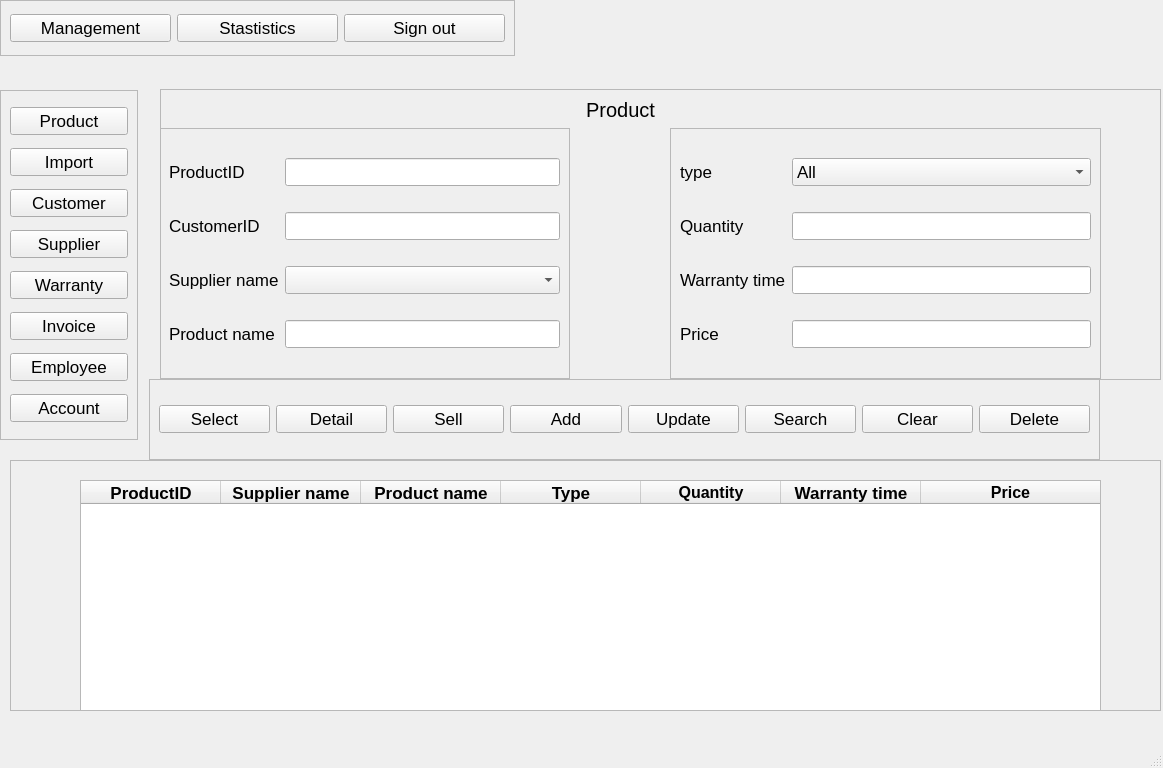
<?xml version="1.0" encoding="UTF-8"?>
<ui version="4.0">
 <class>ProductAdmin</class>
 <widget class="QMainWindow" name="ProductAdmin">
  <property name="geometry">
   <rect>
    <x>0</x>
    <y>0</y>
    <width>1163</width>
    <height>768</height>
   </rect>
  </property>
  <property name="font">
   <font>
    <pointsize>13</pointsize>
   </font>
  </property>
  <property name="windowTitle">
   <string>MainWindow</string>
  </property>
  <widget class="QWidget" name="centralwidget">
   <widget class="QFrame" name="frame">
    <property name="geometry">
     <rect>
      <x>10</x>
      <y>460</y>
      <width>1151</width>
      <height>251</height>
     </rect>
    </property>
    <property name="frameShape">
     <enum>QFrame::StyledPanel</enum>
    </property>
    <property name="frameShadow">
     <enum>QFrame::Raised</enum>
    </property>
    <widget class="QTableWidget" name="table">
     <property name="geometry">
      <rect>
       <x>70</x>
       <y>20</y>
       <width>1021</width>
       <height>231</height>
      </rect>
     </property>
     <property name="focusPolicy">
      <enum>Qt::NoFocus</enum>
     </property>
     <property name="showGrid">
      <bool>false</bool>
     </property>
     <attribute name="horizontalHeaderMinimumSectionSize">
      <number>50</number>
     </attribute>
     <attribute name="horizontalHeaderDefaultSectionSize">
      <number>140</number>
     </attribute>
     <attribute name="horizontalHeaderStretchLastSection">
      <bool>true</bool>
     </attribute>
     <attribute name="verticalHeaderVisible">
      <bool>false</bool>
     </attribute>
     <attribute name="verticalHeaderDefaultSectionSize">
      <number>35</number>
     </attribute>
     <column>
      <property name="text">
       <string>ProductID</string>
      </property>
      <property name="font">
       <font>
        <weight>75</weight>
        <bold>true</bold>
       </font>
      </property>
      <property name="textAlignment">
       <set>AlignCenter</set>
      </property>
     </column>
     <column>
      <property name="text">
       <string>Supplier name</string>
      </property>
      <property name="font">
       <font>
        <weight>75</weight>
        <bold>true</bold>
       </font>
      </property>
      <property name="textAlignment">
       <set>AlignCenter</set>
      </property>
     </column>
     <column>
      <property name="text">
       <string>Product name</string>
      </property>
      <property name="font">
       <font>
        <weight>75</weight>
        <bold>true</bold>
       </font>
      </property>
      <property name="textAlignment">
       <set>AlignCenter</set>
      </property>
     </column>
     <column>
      <property name="text">
       <string>Type</string>
      </property>
      <property name="font">
       <font>
        <weight>75</weight>
        <bold>true</bold>
       </font>
      </property>
      <property name="textAlignment">
       <set>AlignCenter</set>
      </property>
     </column>
     <column>
      <property name="text">
       <string>Quantity</string>
      </property>
      <property name="font">
       <font>
        <pointsize>12</pointsize>
        <weight>75</weight>
        <bold>true</bold>
       </font>
      </property>
      <property name="textAlignment">
       <set>AlignCenter</set>
      </property>
     </column>
     <column>
      <property name="text">
       <string>Warranty time</string>
      </property>
      <property name="font">
       <font>
        <weight>75</weight>
        <bold>true</bold>
       </font>
      </property>
      <property name="textAlignment">
       <set>AlignCenter</set>
      </property>
     </column>
     <column>
      <property name="text">
       <string>Price</string>
      </property>
      <property name="font">
       <font>
        <pointsize>12</pointsize>
        <weight>75</weight>
        <bold>true</bold>
       </font>
      </property>
      <property name="textAlignment">
       <set>AlignCenter</set>
      </property>
     </column>
    </widget>
   </widget>
   <widget class="QFrame" name="frame_2">
    <property name="geometry">
     <rect>
      <x>160</x>
      <y>89</y>
      <width>1001</width>
      <height>291</height>
     </rect>
    </property>
    <property name="frameShape">
     <enum>QFrame::StyledPanel</enum>
    </property>
    <property name="frameShadow">
     <enum>QFrame::Raised</enum>
    </property>
    <widget class="QLabel" name="label">
     <property name="geometry">
      <rect>
       <x>410</x>
       <y>0</y>
       <width>101</width>
       <height>41</height>
      </rect>
     </property>
     <property name="font">
      <font>
       <pointsize>15</pointsize>
      </font>
     </property>
     <property name="text">
      <string>Product</string>
     </property>
     <property name="alignment">
      <set>Qt::AlignCenter</set>
     </property>
    </widget>
    <widget class="QFrame" name="frame_6">
     <property name="geometry">
      <rect>
       <x>-1</x>
       <y>39</y>
       <width>411</width>
       <height>251</height>
      </rect>
     </property>
     <property name="frameShape">
      <enum>QFrame::StyledPanel</enum>
     </property>
     <property name="frameShadow">
      <enum>QFrame::Raised</enum>
     </property>
     <layout class="QGridLayout" name="gridLayout">
      <item row="2" column="0">
       <widget class="QLabel" name="label_8">
        <property name="text">
         <string>Supplier name</string>
        </property>
       </widget>
      </item>
      <item row="2" column="1">
       <widget class="QComboBox" name="supplierName"/>
      </item>
      <item row="3" column="0">
       <widget class="QLabel" name="label_3">
        <property name="text">
         <string>Product name</string>
        </property>
       </widget>
      </item>
      <item row="0" column="0">
       <widget class="QLabel" name="label_2">
        <property name="text">
         <string>ProductID</string>
        </property>
       </widget>
      </item>
      <item row="3" column="1">
       <widget class="QLineEdit" name="productName"/>
      </item>
      <item row="0" column="1">
       <widget class="QLineEdit" name="productID"/>
      </item>
      <item row="1" column="0">
       <widget class="QLabel" name="label_9">
        <property name="text">
         <string>CustomerID</string>
        </property>
       </widget>
      </item>
      <item row="1" column="1">
       <widget class="QLineEdit" name="customerID"/>
      </item>
     </layout>
    </widget>
    <widget class="QFrame" name="frame_7">
     <property name="geometry">
      <rect>
       <x>510</x>
       <y>39</y>
       <width>431</width>
       <height>251</height>
      </rect>
     </property>
     <property name="frameShape">
      <enum>QFrame::StyledPanel</enum>
     </property>
     <property name="frameShadow">
      <enum>QFrame::Raised</enum>
     </property>
     <layout class="QGridLayout" name="gridLayout_2">
      <item row="1" column="0">
       <widget class="QLabel" name="label_5">
        <property name="text">
         <string>Quantity</string>
        </property>
       </widget>
      </item>
      <item row="2" column="0">
       <widget class="QLabel" name="label_4">
        <property name="text">
         <string>Warranty time</string>
        </property>
       </widget>
      </item>
      <item row="1" column="2">
       <widget class="QLineEdit" name="quantity"/>
      </item>
      <item row="3" column="0">
       <widget class="QLabel" name="label_7">
        <property name="text">
         <string>Price</string>
        </property>
       </widget>
      </item>
      <item row="2" column="2">
       <widget class="QLineEdit" name="warrantyTime"/>
      </item>
      <item row="3" column="2">
       <widget class="QLineEdit" name="price"/>
      </item>
      <item row="0" column="0">
       <widget class="QLabel" name="label_6">
        <property name="text">
         <string>type</string>
        </property>
       </widget>
      </item>
      <item row="0" column="2">
       <widget class="QComboBox" name="type">
        <item>
         <property name="text">
          <string>All</string>
         </property>
        </item>
        <item>
         <property name="text">
          <string>Laptop</string>
         </property>
        </item>
        <item>
         <property name="text">
          <string>RAM</string>
         </property>
        </item>
        <item>
         <property name="text">
          <string>ROM</string>
         </property>
        </item>
        <item>
         <property name="text">
          <string>CPU</string>
         </property>
        </item>
        <item>
         <property name="text">
          <string>VGA</string>
         </property>
        </item>
        <item>
         <property name="text">
          <string>Keyboard</string>
         </property>
        </item>
        <item>
         <property name="text">
          <string>Screen</string>
         </property>
        </item>
       </widget>
      </item>
     </layout>
    </widget>
   </widget>
   <widget class="QFrame" name="frame_3">
    <property name="geometry">
     <rect>
      <x>0</x>
      <y>0</y>
      <width>515</width>
      <height>56</height>
     </rect>
    </property>
    <property name="layoutDirection">
     <enum>Qt::LeftToRight</enum>
    </property>
    <property name="frameShape">
     <enum>QFrame::StyledPanel</enum>
    </property>
    <property name="frameShadow">
     <enum>QFrame::Raised</enum>
    </property>
    <layout class="QHBoxLayout" name="horizontalLayout">
     <item>
      <widget class="QPushButton" name="management">
       <property name="text">
        <string>Management</string>
       </property>
      </widget>
     </item>
     <item>
      <widget class="QPushButton" name="statistic">
       <property name="text">
        <string>Stastistics</string>
       </property>
      </widget>
     </item>
     <item>
      <widget class="QPushButton" name="signOut">
       <property name="text">
        <string>Sign out</string>
       </property>
      </widget>
     </item>
    </layout>
   </widget>
   <widget class="QFrame" name="frame_4">
    <property name="geometry">
     <rect>
      <x>149</x>
      <y>379</y>
      <width>951</width>
      <height>81</height>
     </rect>
    </property>
    <property name="frameShape">
     <enum>QFrame::StyledPanel</enum>
    </property>
    <property name="frameShadow">
     <enum>QFrame::Raised</enum>
    </property>
    <layout class="QHBoxLayout" name="horizontalLayout_2">
     <item>
      <widget class="QPushButton" name="select">
       <property name="text">
        <string>Select</string>
       </property>
      </widget>
     </item>
     <item>
      <widget class="QPushButton" name="detail">
       <property name="text">
        <string>Detail</string>
       </property>
      </widget>
     </item>
     <item>
      <widget class="QPushButton" name="sell">
       <property name="text">
        <string>Sell</string>
       </property>
      </widget>
     </item>
     <item>
      <widget class="QPushButton" name="add">
       <property name="text">
        <string>Add</string>
       </property>
      </widget>
     </item>
     <item>
      <widget class="QPushButton" name="update">
       <property name="text">
        <string>Update</string>
       </property>
      </widget>
     </item>
     <item>
      <widget class="QPushButton" name="search">
       <property name="text">
        <string>Search</string>
       </property>
      </widget>
     </item>
     <item>
      <widget class="QPushButton" name="clear">
       <property name="text">
        <string>Clear</string>
       </property>
      </widget>
     </item>
     <item>
      <widget class="QPushButton" name="delete_2">
       <property name="text">
        <string>Delete</string>
       </property>
      </widget>
     </item>
    </layout>
   </widget>
   <widget class="QFrame" name="frame_5">
    <property name="geometry">
     <rect>
      <x>0</x>
      <y>90</y>
      <width>138</width>
      <height>350</height>
     </rect>
    </property>
    <property name="frameShape">
     <enum>QFrame::StyledPanel</enum>
    </property>
    <property name="frameShadow">
     <enum>QFrame::Raised</enum>
    </property>
    <layout class="QVBoxLayout" name="verticalLayout">
     <item>
      <widget class="QPushButton" name="product">
       <property name="text">
        <string>Product</string>
       </property>
      </widget>
     </item>
     <item>
      <widget class="QPushButton" name="import_2">
       <property name="text">
        <string>Import</string>
       </property>
      </widget>
     </item>
     <item>
      <widget class="QPushButton" name="customer">
       <property name="text">
        <string>Customer</string>
       </property>
      </widget>
     </item>
     <item>
      <widget class="QPushButton" name="supplier">
       <property name="text">
        <string>Supplier</string>
       </property>
      </widget>
     </item>
     <item>
      <widget class="QPushButton" name="warranty">
       <property name="text">
        <string>Warranty</string>
       </property>
      </widget>
     </item>
     <item>
      <widget class="QPushButton" name="invoice">
       <property name="text">
        <string>Invoice</string>
       </property>
      </widget>
     </item>
     <item>
      <widget class="QPushButton" name="employee">
       <property name="text">
        <string>Employee</string>
       </property>
      </widget>
     </item>
     <item>
      <widget class="QPushButton" name="account">
       <property name="text">
        <string>Account</string>
       </property>
      </widget>
     </item>
    </layout>
   </widget>
  </widget>
  <widget class="QMenuBar" name="menubar">
   <property name="geometry">
    <rect>
     <x>0</x>
     <y>0</y>
     <width>1163</width>
     <height>26</height>
    </rect>
   </property>
  </widget>
  <widget class="QStatusBar" name="statusbar"/>
 </widget>
 <resources/>
 <connections/>
</ui>
